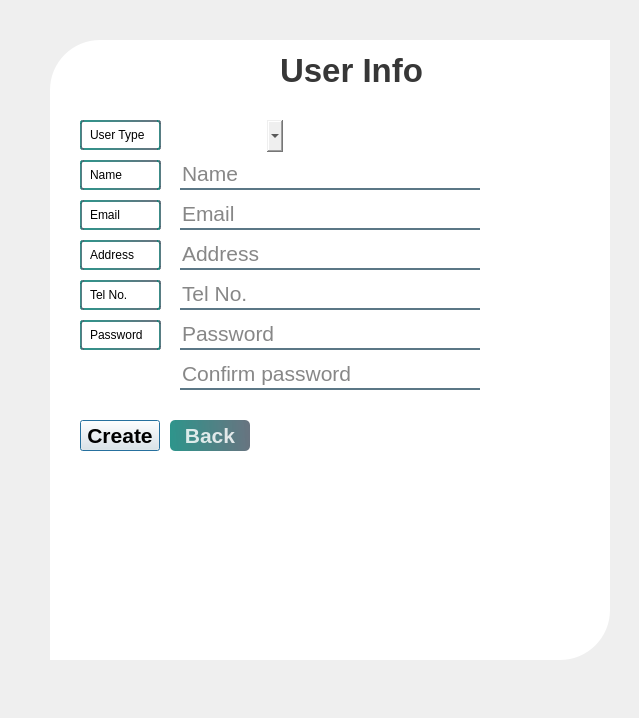
<?xml version="1.0" encoding="UTF-8"?>
<ui version="4.0">
 <class>Dialog</class>
 <widget class="QDialog" name="Dialog">
  <property name="geometry">
   <rect>
    <x>0</x>
    <y>0</y>
    <width>639</width>
    <height>718</height>
   </rect>
  </property>
  <property name="windowTitle">
   <string>Dialog</string>
  </property>
  <widget class="QWidget" name="widget" native="true">
   <property name="geometry">
    <rect>
     <x>30</x>
     <y>30</y>
     <width>600</width>
     <height>650</height>
    </rect>
   </property>
   <widget class="QLabel" name="pageTitle">
    <property name="geometry">
     <rect>
      <x>250</x>
      <y>20</y>
      <width>161</width>
      <height>40</height>
     </rect>
    </property>
    <property name="font">
     <font>
      <pointsize>25</pointsize>
      <weight>75</weight>
      <bold>true</bold>
     </font>
    </property>
    <property name="styleSheet">
     <string notr="true">color:rgba(0, 0, 0, 200);</string>
    </property>
    <property name="text">
     <string>User Info</string>
    </property>
   </widget>
   <widget class="QLabel" name="nameLabel">
    <property name="geometry">
     <rect>
      <x>50</x>
      <y>130</y>
      <width>81</width>
      <height>30</height>
     </rect>
    </property>
    <property name="styleSheet">
     <string notr="true">border: 2px solid qlineargradient(spread:pad, x1:0, y1:0.505682, x2:1, y2:0.477, stop:0 rgba(11, 131, 120, 219), stop:1 rgba(85, 98, 112, 226));
padding: 5px;
border-radius: 3px;
opacity: 200;</string>
    </property>
    <property name="text">
     <string>Name</string>
    </property>
   </widget>
   <widget class="QLabel" name="telLabel">
    <property name="geometry">
     <rect>
      <x>50</x>
      <y>250</y>
      <width>81</width>
      <height>30</height>
     </rect>
    </property>
    <property name="styleSheet">
     <string notr="true">border: 2px solid qlineargradient(spread:pad, x1:0, y1:0.505682, x2:1, y2:0.477, stop:0 rgba(11, 131, 120, 219), stop:1 rgba(85, 98, 112, 226));
padding: 5px;
border-radius: 3px;
opacity: 200;</string>
    </property>
    <property name="text">
     <string>Tel No.</string>
    </property>
   </widget>
   <widget class="QLabel" name="addressLabel">
    <property name="geometry">
     <rect>
      <x>50</x>
      <y>210</y>
      <width>81</width>
      <height>30</height>
     </rect>
    </property>
    <property name="styleSheet">
     <string notr="true">border: 2px solid qlineargradient(spread:pad, x1:0, y1:0.505682, x2:1, y2:0.477, stop:0 rgba(11, 131, 120, 219), stop:1 rgba(85, 98, 112, 226));
padding: 5px;
border-radius: 3px;
opacity: 200;</string>
    </property>
    <property name="text">
     <string>Address</string>
    </property>
   </widget>
   <widget class="QLabel" name="emailLabel">
    <property name="geometry">
     <rect>
      <x>50</x>
      <y>170</y>
      <width>81</width>
      <height>30</height>
     </rect>
    </property>
    <property name="styleSheet">
     <string notr="true">border: 2px solid qlineargradient(spread:pad, x1:0, y1:0.505682, x2:1, y2:0.477, stop:0 rgba(11, 131, 120, 219), stop:1 rgba(85, 98, 112, 226));
padding: 5px;
border-radius: 3px;
opacity: 200;</string>
    </property>
    <property name="text">
     <string>Email</string>
    </property>
   </widget>
   <widget class="QLineEdit" name="nameLine">
    <property name="geometry">
     <rect>
      <x>150</x>
      <y>130</y>
      <width>300</width>
      <height>30</height>
     </rect>
    </property>
    <property name="font">
     <font>
      <pointsize>16</pointsize>
     </font>
    </property>
    <property name="styleSheet">
     <string notr="true">background-color:rgba(0, 0, 0, 0);
border:none;
border-bottom:2px solid rgba(46, 82, 101, 200);
color:rgba(0, 0, 0, 240);
padding-bottom:1px;
</string>
    </property>
    <property name="text">
     <string/>
    </property>
    <property name="placeholderText">
     <string>Name</string>
    </property>
   </widget>
   <widget class="QLineEdit" name="telLine">
    <property name="geometry">
     <rect>
      <x>150</x>
      <y>250</y>
      <width>300</width>
      <height>30</height>
     </rect>
    </property>
    <property name="font">
     <font>
      <pointsize>16</pointsize>
     </font>
    </property>
    <property name="styleSheet">
     <string notr="true">background-color:rgba(0, 0, 0, 0);
border:none;
border-bottom:2px solid rgba(46, 82, 101, 200);
color:rgba(0, 0, 0, 240);
padding-bottom:1px;
</string>
    </property>
    <property name="text">
     <string/>
    </property>
    <property name="placeholderText">
     <string>Tel No.</string>
    </property>
   </widget>
   <widget class="QLineEdit" name="addressLine">
    <property name="geometry">
     <rect>
      <x>150</x>
      <y>210</y>
      <width>300</width>
      <height>30</height>
     </rect>
    </property>
    <property name="font">
     <font>
      <pointsize>16</pointsize>
     </font>
    </property>
    <property name="styleSheet">
     <string notr="true">background-color:rgba(0, 0, 0, 0);
border:none;
border-bottom:2px solid rgba(46, 82, 101, 200);
color:rgba(0, 0, 0, 240);
padding-bottom:1px;
</string>
    </property>
    <property name="text">
     <string/>
    </property>
    <property name="placeholderText">
     <string>Address</string>
    </property>
   </widget>
   <widget class="QLineEdit" name="emailLine">
    <property name="geometry">
     <rect>
      <x>150</x>
      <y>170</y>
      <width>300</width>
      <height>30</height>
     </rect>
    </property>
    <property name="font">
     <font>
      <pointsize>16</pointsize>
     </font>
    </property>
    <property name="styleSheet">
     <string notr="true">background-color:rgba(0, 0, 0, 0);
border:none;
border-bottom:2px solid rgba(46, 82, 101, 200);
color:rgba(0, 0, 0, 240);
padding-bottom:1px;
</string>
    </property>
    <property name="text">
     <string/>
    </property>
    <property name="placeholderText">
     <string>Email</string>
    </property>
   </widget>
   <widget class="QPushButton" name="createButton">
    <property name="geometry">
     <rect>
      <x>50</x>
      <y>390</y>
      <width>80</width>
      <height>31</height>
     </rect>
    </property>
    <property name="font">
     <font>
      <pointsize>16</pointsize>
      <weight>75</weight>
      <bold>true</bold>
     </font>
    </property>
    <property name="styleSheet">
     <string notr="true">QPushButton#saveButton{
	background-color: qlineargradient(spread:pad, x1:0, y1:0.505682, x2:1, y2:0.477, stop:0 rgba(11, 131, 120, 219), stop:1 rgba(85, 98, 112, 226));
	color:rgba(255, 255, 255, 210);
	border-radius:5px;
}

QPushButton#saveButton:hover{
	background-color: qlineargradient(spread:pad, x1:0, y1:0.505682, x2:1, y2:0.477, stop:0 rgba(150, 123, 111, 219), stop:1 rgba(85, 81, 84, 226));
}

QPushButton#saveButton:pressed{
	padding-left:5px;
	padding-top:5px;
	background-color:rgba(150, 123, 111, 255);
}</string>
    </property>
    <property name="text">
     <string>Create</string>
    </property>
   </widget>
   <widget class="QPushButton" name="backButton">
    <property name="geometry">
     <rect>
      <x>140</x>
      <y>390</y>
      <width>80</width>
      <height>31</height>
     </rect>
    </property>
    <property name="font">
     <font>
      <pointsize>16</pointsize>
      <weight>75</weight>
      <bold>true</bold>
     </font>
    </property>
    <property name="styleSheet">
     <string notr="true">QPushButton#backButton{
	background-color: qlineargradient(spread:pad, x1:0, y1:0.505682, x2:1, y2:0.477, stop:0 rgba(11, 131, 120, 219), stop:1 rgba(85, 98, 112, 226));
	color:rgba(255, 255, 255, 210);
	border-radius:5px;
}

QPushButton#backButton:hover{
	background-color: qlineargradient(spread:pad, x1:0, y1:0.505682, x2:1, y2:0.477, stop:0 rgba(150, 123, 111, 219), stop:1 rgba(85, 81, 84, 226));
}

QPushButton#backButton:pressed{
	padding-left:5px;
	padding-top:5px;
	background-color:rgba(150, 123, 111, 255);
}</string>
    </property>
    <property name="text">
     <string>Back</string>
    </property>
   </widget>
   <widget class="QLabel" name="userTypeIdLabel">
    <property name="geometry">
     <rect>
      <x>50</x>
      <y>90</y>
      <width>81</width>
      <height>30</height>
     </rect>
    </property>
    <property name="styleSheet">
     <string notr="true">border: 2px solid qlineargradient(spread:pad, x1:0, y1:0.505682, x2:1, y2:0.477, stop:0 rgba(11, 131, 120, 219), stop:1 rgba(85, 98, 112, 226));
padding: 5px;
border-radius: 3px;
opacity: 200;</string>
    </property>
    <property name="text">
     <string>User Type</string>
    </property>
   </widget>
   <widget class="QComboBox" name="userMenu">
    <property name="geometry">
     <rect>
      <x>150</x>
      <y>90</y>
      <width>103</width>
      <height>32</height>
     </rect>
    </property>
    <property name="autoFillBackground">
     <bool>false</bool>
    </property>
    <property name="styleSheet">
     <string notr="true">border:none;
color:rgba(0, 0, 0, 240);
padding-bottom:1px;</string>
    </property>
    <property name="inputMethodHints">
     <set>Qt::ImhNone</set>
    </property>
    <property name="editable">
     <bool>false</bool>
    </property>
    <property name="currentText">
     <string/>
    </property>
   </widget>
   <widget class="QLabel" name="whiteBackground">
    <property name="geometry">
     <rect>
      <x>20</x>
      <y>10</y>
      <width>560</width>
      <height>620</height>
     </rect>
    </property>
    <property name="styleSheet">
     <string notr="true">background-color:rgba(255, 255, 255, 255);
border-top-left-radius: 50px;
border-bottom-right-radius: 50px;</string>
    </property>
    <property name="text">
     <string/>
    </property>
   </widget>
   <widget class="QLabel" name="passwordLabel">
    <property name="geometry">
     <rect>
      <x>50</x>
      <y>290</y>
      <width>81</width>
      <height>30</height>
     </rect>
    </property>
    <property name="styleSheet">
     <string notr="true">border: 2px solid qlineargradient(spread:pad, x1:0, y1:0.505682, x2:1, y2:0.477, stop:0 rgba(11, 131, 120, 219), stop:1 rgba(85, 98, 112, 226));
padding: 5px;
border-radius: 3px;
opacity: 200;</string>
    </property>
    <property name="text">
     <string>Password</string>
    </property>
   </widget>
   <widget class="QLineEdit" name="password1Line">
    <property name="geometry">
     <rect>
      <x>150</x>
      <y>290</y>
      <width>300</width>
      <height>30</height>
     </rect>
    </property>
    <property name="font">
     <font>
      <pointsize>16</pointsize>
     </font>
    </property>
    <property name="styleSheet">
     <string notr="true">background-color:rgba(0, 0, 0, 0);
border:none;
border-bottom:2px solid rgba(46, 82, 101, 200);
color:rgba(0, 0, 0, 240);
padding-bottom:1px;
</string>
    </property>
    <property name="text">
     <string/>
    </property>
    <property name="placeholderText">
     <string>Password</string>
    </property>
   </widget>
   <widget class="QLineEdit" name="password2Line">
    <property name="geometry">
     <rect>
      <x>150</x>
      <y>330</y>
      <width>300</width>
      <height>30</height>
     </rect>
    </property>
    <property name="font">
     <font>
      <pointsize>16</pointsize>
     </font>
    </property>
    <property name="styleSheet">
     <string notr="true">background-color:rgba(0, 0, 0, 0);
border:none;
border-bottom:2px solid rgba(46, 82, 101, 200);
color:rgba(0, 0, 0, 240);
padding-bottom:1px;
</string>
    </property>
    <property name="text">
     <string/>
    </property>
    <property name="placeholderText">
     <string>Confirm password</string>
    </property>
   </widget>
   <widget class="QLabel" name="errorLabel">
    <property name="geometry">
     <rect>
      <x>50</x>
      <y>370</y>
      <width>60</width>
      <height>16</height>
     </rect>
    </property>
    <property name="styleSheet">
     <string notr="true">color: red</string>
    </property>
    <property name="text">
     <string/>
    </property>
   </widget>
   <zorder>whiteBackground</zorder>
   <zorder>pageTitle</zorder>
   <zorder>nameLabel</zorder>
   <zorder>telLabel</zorder>
   <zorder>addressLabel</zorder>
   <zorder>emailLabel</zorder>
   <zorder>nameLine</zorder>
   <zorder>telLine</zorder>
   <zorder>addressLine</zorder>
   <zorder>emailLine</zorder>
   <zorder>createButton</zorder>
   <zorder>backButton</zorder>
   <zorder>userTypeIdLabel</zorder>
   <zorder>userMenu</zorder>
   <zorder>passwordLabel</zorder>
   <zorder>password1Line</zorder>
   <zorder>password2Line</zorder>
   <zorder>errorLabel</zorder>
  </widget>
 </widget>
 <tabstops>
  <tabstop>userMenu</tabstop>
  <tabstop>nameLine</tabstop>
  <tabstop>emailLine</tabstop>
  <tabstop>addressLine</tabstop>
  <tabstop>telLine</tabstop>
  <tabstop>password1Line</tabstop>
  <tabstop>password2Line</tabstop>
  <tabstop>createButton</tabstop>
  <tabstop>backButton</tabstop>
 </tabstops>
 <resources/>
 <connections/>
</ui>
